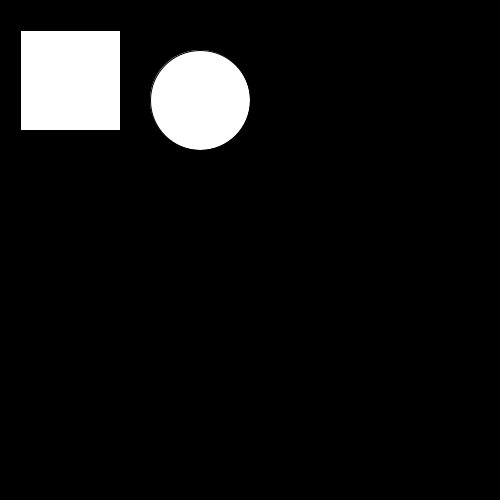
Frame 1 (no input)
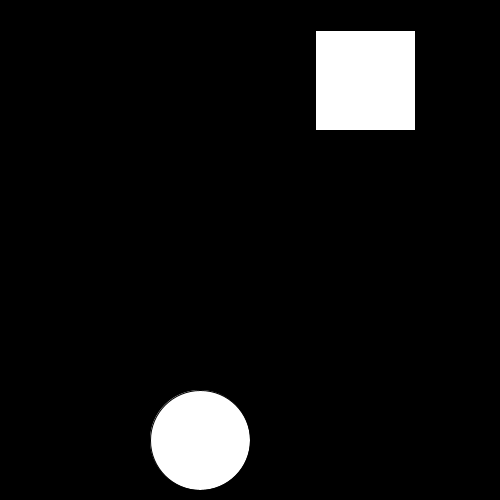
Frame 60 (the mouse pressed at the canvas centre just before this capture)
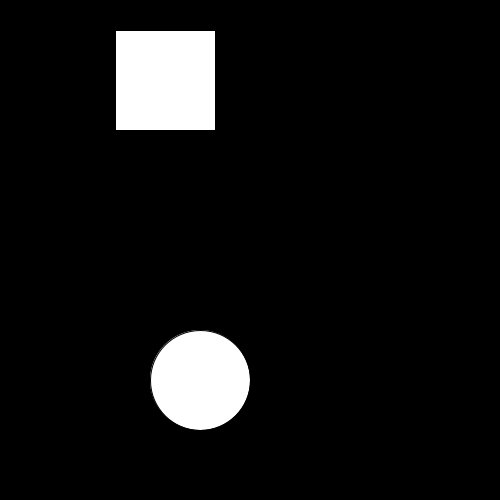
Frame 120 (the mouse held since frame 60 and released just before this capture)

The Processing sketch that drew these frames (run headless with seeded random() and noise(); from frame 60 on, the mouse is pressed at the canvas centre):

// Processing sketch: sketch_200310a
// ── sketch_200310a.pde
// This is a comment. Below are two variables, a and b.
int a = 200; //moves shapes
int b = 100; // moves horizontally

int c = 20;
int d = 30;

int e = 0;
int f = 20;

// Below is the setup function. It is called only once.
void setup() {
background( #000000 );
size(500,500);
}

// Below is the draw() function. It is called repeatedly.
void draw() {
background( #000000 );
ellipse( a, b, 100, 100 );
b = b + 20;
if ( b > width ) {
b = 100;
 }
 
rect(c, d, 100, 100);
c = c + 5;
if (c > width){
  c = 5;
 }

}
